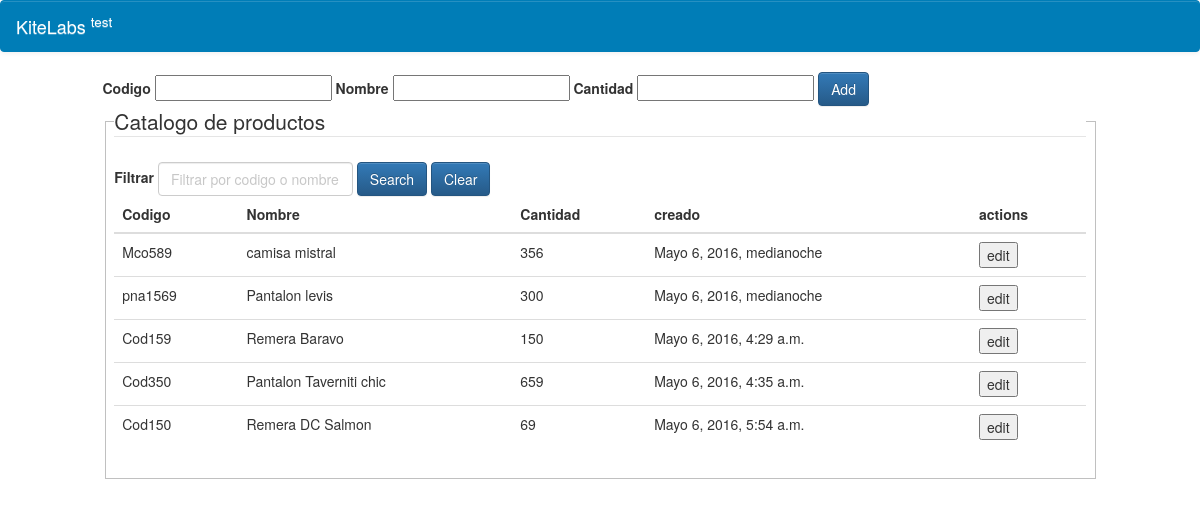
The page / on the database its author committed.
### products/models.py (models this page shows)
class Product(models.Model):
	code = models.CharField(max_length=25, unique=True)
	name = models.CharField(max_length=150)
	quantity = models.PositiveIntegerField()
	create = models.DateTimeField(auto_now_add=True)
	modified = models.DateTimeField(null=True)

### products/views.py (the view, shortened to what this page needs)
# urls.py: url(r'^$', prod_views.CatalogFormView.as_view(), name='catalog_products'),
class CatalogFormView(AjaxMixin, generic.FormView):
    template_name = 'catalog.html'
    form_class = prod_forms.ProductForm
    def get_form(self, form_class=None):
        if self.request.method == 'POST':
            return self.form_class(self.request.POST)
        return self.form_class()
    def get_context_data(self, **kwargs):
        data = super(CatalogFormView, self).get_context_data(**kwargs)
        data['products'] = pro_models.Product.objects.all()
        return data

### products/forms.py
class ProductForm(forms.ModelForm):
	class Meta:
		model = prod_models.Product
		fields = ('code', 'name', 'quantity')

### api/utils.py (called while the page is built)
	def dispatch(self, request, *args, **kwargs):
		if request.is_ajax():
			return self.ajax(request, *args, **kwargs)
		return super(AjaxMixin, self).dispatch(request, *args, **kwargs)

### products/templates/catalog.html (shortened to what this page needs)
{% extends 'base.html' %}
{% block content %}
    <div class="row">
        <div class="col-md-10 col-lg-offset-1">
            <form class="form-inline" method="post">
              <div class="form-group">
                <label for="code">Codigo</label>
                  {{ form.code }}
              </div>
              <div class="form-group">
                <label for="name">Nombre</label>
                  {{ form.name }}
              </div>
              <div class="form-group" style="max-width: 350px">
                <label for="quantity">Cantidad</label>
                  {{ form.quantity }}
              </div>
              <button type="submit" class="btn btn-primary">Add</button>
            </form>
        </div>
        <div class="col-md-10 col-lg-offset-1">
            <fieldset class="scheduler-border">
                <legend class="scheduler-border">Catalogo de productos</legend>
                <form class="form-inline" method="post">
                  <div class="form-group">
                    <label for="code">Filtrar</label>
                    <input type="text" class="form-control" id="filter" placeholder="Filtrar por codigo o nombre">
                  </div>
                   <button type="button" class="btn btn-primary button-search">Search</button>
                   <button type="button" class="btn btn-primary button-clear-filter">Clear</button>
                </form>
                <table class="table">
                  <thead>
                    <tr>
                      <th>Codigo</th>
                      <th>Nombre</th>
                      <th>Cantidad</th>
                      <th>creado</th>
                      <th>actions</th>
                    </tr>
                  </thead>
                  <tbody id="tb_products">
                    {% for product in products %}
                        <tr id="col_prod_{{ product.pk }}" data-pk="{{ product.pk }}" data-code="{{ product.code }}"
                                data-name="{{ product.name }}" data-quantity="{{ product.quantity }}"
                                data-create="{{ product.create }}">
                          <td id="td_code_{{ product.pk }}">{{ product.code }}</td>
                          <td id="td_name_{{ product.pk }}">{{ product.name }}</td>
                          <td id="td_quantity_{{ product.pk }}">{{ product.quantity }}</td>
                          <td id="td_create_{{ product.pk }}">{{ product.create }}</td>
                          <td id="td_buttons_{{ product.pk }}"><button data-pk="{{ product.pk }}" class="button-edit" id="btn_edit_{{ product.pk }}" type="button">edit</button>
                          <button data-pk="{{ product.pk }}" class="button-cancel" id="btn_cancel_{{ product.pk }}" type="button" style="display: none">cancel</button></td>
                        </tr>
                    {% endfor %}
                  </tbody>
              </table>
            </fieldset>
        </div>
    </div>
{% endblock %}

### templates/base.html (shortened to what this page needs)
{% load static %}
<!DOCTYPE html>
<html lang="en">
<head>
<link rel="stylesheet" href="{% static 'css/bootstrap.min.css' %}"
>
<link rel="stylesheet" href="{% static 'css/bootstrap-theme.min.css' %}">
<link rel="stylesheet" href="{% static 'css/normalize.css' %}">
</head>
<body>
    <nav class="navbar navbar-default">
      <div class="container-fluid">
        <div class="navbar-header">
          <a class="navbar-brand" href="#" style="color: white">KiteLabs <sup>test</sup></a>
        </div>
        <div class="collapse navbar-collapse" id="bs-example-navbar-collapse-1">
        </div>
      </div>
    </nav>
    {% block content %}
    {% endblock %}
</body>
</html>

### templates/base.html (style rules this page uses)
.navbar-default { background-color:#007db7; border-color: #007db7; }
.navbar-brand { color: white; }

### rows shown on the page
Product: code "Mco589", name "camisa mistral", quantity "356", create "Mayo 6, 2016, medianoche"
Product: code "pna1569", name "Pantalon levis", quantity "300", create "Mayo 6, 2016, medianoche"
Product: code "Cod159", name "Remera Baravo", quantity "150", create "Mayo 6, 2016, 4:29 a.m."
Product: code "Cod350", name "Pantalon Taverniti chic", quantity "659", create "Mayo 6, 2016, 4:35 a.m."
Product: code "Cod150", name "Remera DC Salmon", quantity "69", create "Mayo 6, 2016, 5:54 a.m."
